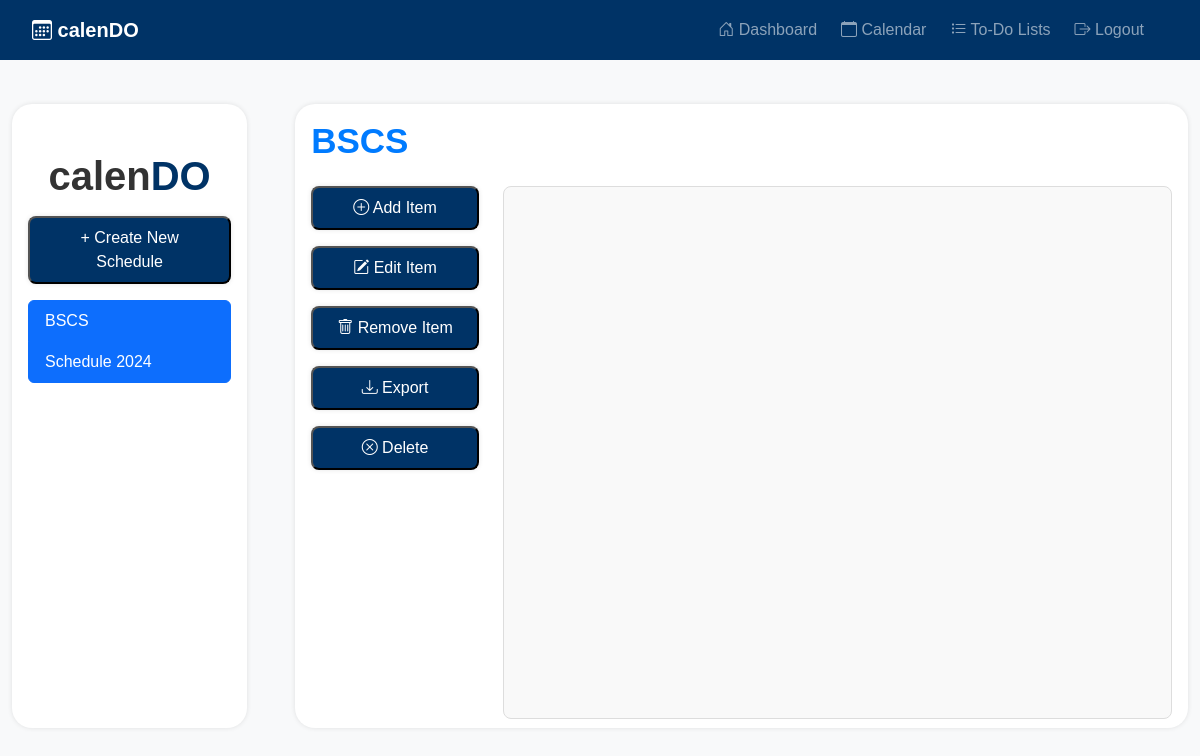
Before: /calendar/ (signed in) with the older database file.
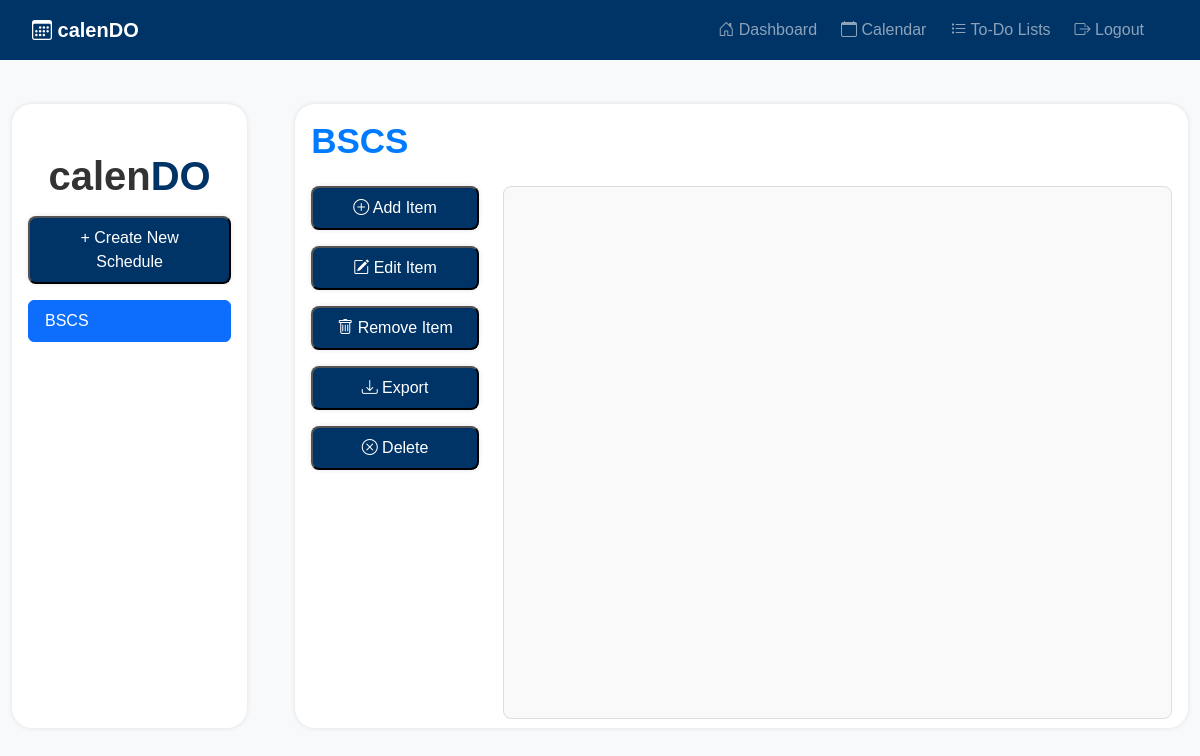
After: the same page with the newer database file.
### calendo/models.py (models this page shows, shortened)
class Schedule(models.Model):
    schedule_name = models.CharField(max_length=255)
    user = models.ForeignKey(User, on_delete=models.CASCADE, related_name="schedules")
    created_at = models.DateTimeField(auto_now_add=True)
    updated_at = models.DateTimeField(auto_now=True)
    slug = models.SlugField(unique=True, blank=True)

### calendo/views.py (the view)
# urls.py: path('calendar/', views.calendar_index, name='calendar_index'),
@login_required(login_url='login')
def calendar_index(request, schedule_name=None):
    schedules = Schedule.objects.filter(user=request.user)
    days_of_week = ['Monday', 'Tuesday', 'Wednesday', 'Thursday', 'Friday', 'Saturday', 'Sunday']
    first_schedule = schedules.first()
    schedule = first_schedule if schedule_name is None else get_object_or_404(Schedule, slug=schedule_name, user=request.user)
    items = schedule.items.prefetch_related('occurrences__days_of_week') if schedule else []
    current_week_dates = get_current_week_dates()
    event_list = []
    for item in items:
        for occurrence in item.occurrences.all():
            occurrence.days = [day.name for day in occurrence.days_of_week.all()]
            for day_name in occurrence.days:
                if day_name in current_week_dates:
                    event_date = current_week_dates[day_name]
                    event_list.append({
                        'title': item.item_name,
                        'start': f"{event_date}T{occurrence.start_time}",
                        'end': f"{event_date}T{occurrence.end_time}",
                    })
    return render(request, "calendar/calendar-index.html", {
        "schedules": schedules,
        "schedule": schedule,
        "schedule_slug": schedule.slug if schedule else None,  # Handle None case
        "first_schedule": first_schedule,
        "items": items,
        "days_of_week": days_of_week,
        "events": event_list,  # Pass the calculated events to the template
    })

### calendo/views.py (called while the page is built)
def get_current_week_dates():
    today = datetime.today()
    start_of_week = today - timedelta(days=today.weekday())  # Monday of the current week
    return {
        day_name: (start_of_week + timedelta(days=i)).date()
        for i, day_name in enumerate(['Monday', 'Tuesday', 'Wednesday', 'Thursday', 'Friday', 'Saturday', 'Sunday'])
    }

### templates/calendar/calendar-index.html (shortened to what this page needs)
{% extends "partials/base.html" %}
{% block content %}
<link href='https://cdn.jsdelivr.net/npm/fullcalendar@5.10.1/main.min.css' rel='stylesheet' />
<link href='https://cdn.jsdelivr.net/npm/fullcalendar@5.10.1/main.min.css' rel='stylesheet' />
<link href="https://cdn.jsdelivr.net/npm/bootstrap-icons/font/bootstrap-icons.css" rel="stylesheet">
<div class="d-flex mt-4">
    {% if schedules.exists %}
            <div class="sidebar">
                <h3 style="margin-top: 2rem; font-size: 40px; font-weight: 800; text-align: center;">calen<span style="color: #003366; font-weight: 800;">DO</span></h3>
                <button class="create-btn btn-block" data-bs-toggle="modal" data-bs-target="#createScheduleModal">+ Create New Schedule</button>
                <ul class="list-group" id="scheduleList">
                    {% for schedule in schedules %}
                        <li class="list-group-item schedule-list-item {% if schedule.id == schedule.id %}active{% endif %}">
                            <a href="{% url 'schedule_detail' schedule.slug %}" class="text-decoration-none text-white">{{ schedule.schedule_name }}</a>
                        </li>
                    {% empty %}
                        <li class="list-group-item schedule-list-item">No schedules available</li>
                    {% endfor %}
                </ul>
            </div>
            <div class="content col-10 position-relative" id="calendarIndex">
                    <div class="d-flex justify-content-between align-items-center mb-3">
                    <h2 style="color: #007bff; font-size: 35px; font-weight: bold;">
                        {{ schedule.schedule_name|default:"No Schedule Available" }}
                    </h2>
                </div>
                <div class="d-flex h-100">
                    <div class="d-flex flex-column align-items-start me-4">
                        <button class="create-btn btn-block" data-bs-toggle="modal" data-bs-target="#addItemModal">
                            <i class="bi bi-plus-circle"></i> Add Item
                        </button>
                        <button class="create-btn btn-block" data-bs-toggle="modal" data-bs-target="#editItemModal">
                            <i class="bi bi-pencil-square"></i> Edit Item
                        </button>
                        <button class="create-btn btn-block" data-bs-toggle="modal" data-bs-target="#selectItemToRemoveModal">
                            <i class="bi bi-trash"></i> Remove Item
                        </button>
                        <button class="create-btn btn-block" data-bs-toggle="modal" data-bs-target="#exportScheduleModal">
                            <i class="bi bi-download"></i> Export
                        </button>
                        <button class="create-btn btn-block delete-schedule-button" data-bs-toggle="modal" data-bs-target="#deleteScheduleModal" data-schedule-slug="{{ schedule.slug }}" data-schedule-name="{{ schedule.schedule_name }}">
                            <i class="bi bi-x-circle"></i> Delete
                        </button>
                    </div>
                    <div class="flex-grow-1 position-relative">
                        <div id="interactiveCalendar" style="height: 90%;">
                        </div>
                    </div>
                </div>
            </div>
    {% else %}
        <div class="col-md-12 text-center">
            <p>No schedule available. Click the button below to add a new schedule.</p>
            <button class="btn btn-outline-primary" data-bs-toggle="modal" data-bs-target="#createScheduleModal">Add Schedule</button>
        </div>
    {% endif %}
</div>
{% endblock %}

Changed rows visible on the page:
removed Schedule: schedule_name "Schedule 2024"
